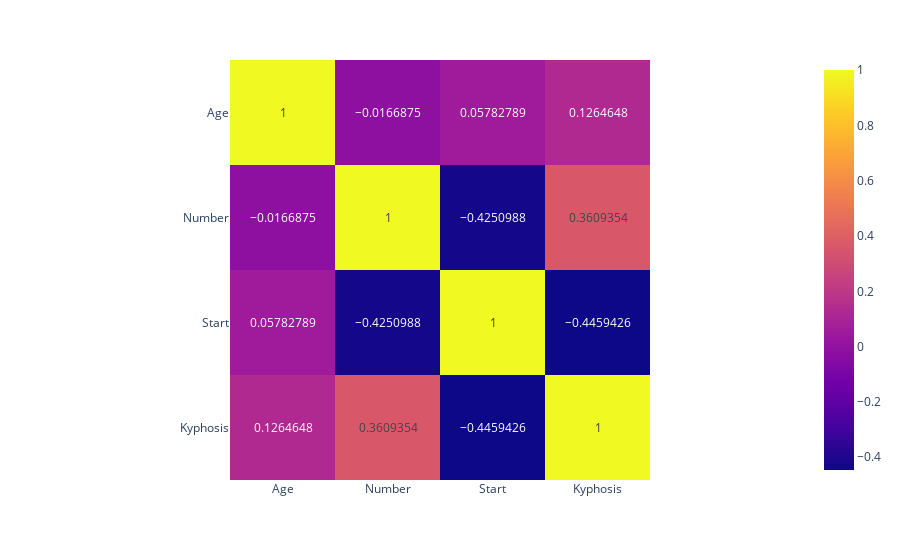

Notebook cell for this chart:
### Code cell
#calculate the correlation between the features
correlation = df.corr()
fig = px.imshow(correlation, text_auto=True)
fig.show()

### Figure 1 — Plotly figure (JSON) as saved in the notebook; plotly's stock layout.template omitted (floating-point values rounded to 4 significant figures)
{"data": [{"coloraxis": "coloraxis", "hovertemplate": "x: %{x}<br>y: %{y}<br>color: %{z}<extra></extra>", "name": "0", "texttemplate": "%{z}", "type": "heatmap", "x": ["Age", "Number", "Start", "Kyphosis"], "xaxis": "x", "y": ["Age", "Number", "Start", "Kyphosis"], "yaxis": "y", "z": [[1, -0.01669, 0.05783, 0.1265], [-0.01669, 1, -0.4251, 0.3609], [0.05783, -0.4251, 1, -0.4459], [0.1265, 0.3609, -0.4459, 1]]}], "layout": {"coloraxis": {"colorscale": [[0, "#0d0887"], [0.1111, "#46039f"], [0.2222, "#7201a8"], [0.3333, "#9c179e"], [0.4444, "#bd3786"], [0.5556, "#d8576b"], [0.6667, "#ed7953"], [0.7778, "#fb9f3a"], [0.8889, "#fdca26"], [1, "#f0f921"]]}, "margin": {"t": 60}, "xaxis": {"anchor": "y", "constrain": "domain", "domain": [0, 1], "scaleanchor": "y"}, "yaxis": {"anchor": "x", "autorange": "reversed", "constrain": "domain", "domain": [0, 1]}}}
